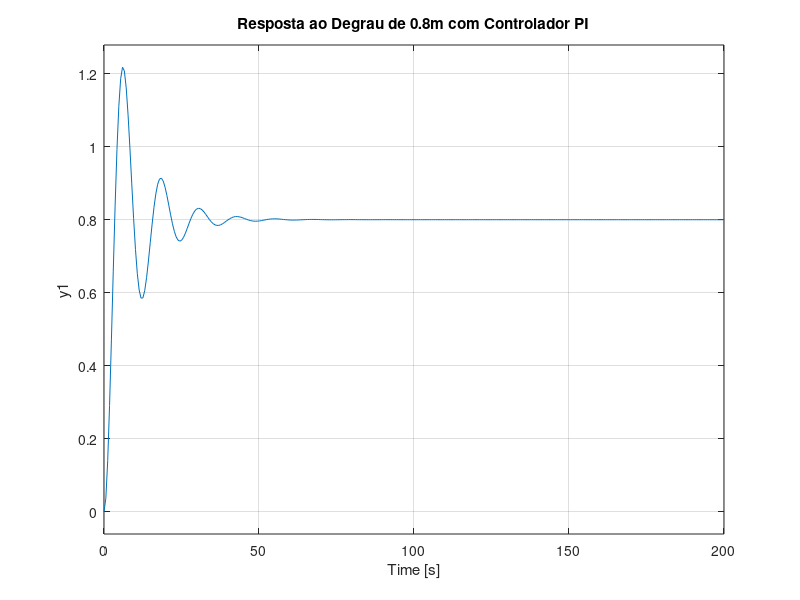

Here is the MATLAB script that generated this plot: (Note: this script raises an error after producing the figure.)
clear; clc; close all;

% Define 's' como a variável de Laplace (operador de transferência)
s = tf('s');

%% 1. Definição da Planta
% G(s) = 1,62 / (s^2 + 0,243*s + 0,006)
Kp_planta = 1.62;
den_planta_coefs = [1, 0.243, 0.006];
G = tf(Kp_planta, den_planta_coefs);

disp('F. Transf. da Planta G(s):');
disp(G);

%% 2. Requisitos de Desempenho
MS_desejado = 0.05; % 5%
tr_desejado = 8;    % 8s

disp(' ');
disp('Requisitos de Desempenho:');
fprintf('   --> Sobressinal (MS) < %.1f%%\n', MS_desejado*100);
fprintf('   --> Tempo de Subida (tr) < %.1fs\n', tr_desejado);

%% 3. Cálculo dos Polos Desejados
zeta_ideal = sqrt(log(MS_desejado)^2 / (pi^2 + log(MS_desejado)^2));
wn_ideal = (pi - acos(zeta_ideal)) / (tr_desejado * sqrt(1 - zeta_ideal^2));
polos_desejados = [-zeta_ideal*wn_ideal + 1j*wn_ideal*sqrt(1-zeta_ideal^2), ...
                   -zeta_ideal*wn_ideal - 1j*wn_ideal*sqrt(1-zeta_ideal^2)];

fprintf('\nFator de amortecimento ideal (zeta): %.3f\n', zeta_ideal);
fprintf('Frequência natural ideal (wn): %.3f rad/s\n', wn_ideal);
fprintf('Polos dominantes desejados: %.3f +/- j%.3f\n', real(polos_desejados(1)), imag(polos_desejados(1)));

%% 4. Projeto do Controlador PI
% C(s) = Kp + Ki/s
% O zero do controlador PI será posicionado para cancelar o polo mais lento da planta
% Polos da planta: roots([1, 0.243, 0.006]) = -0.0279 e -0.2151 -> polo mais lento é -0.0279.
% pensando em estabilidade posiciona-se o zero próximo ao polo mais lento, em -0.03.
zero_pi = -0.03;
polo_pi = 0; % ação integradora -> erro de regime nulo

% O controlador PI tem a forma C(s) = Kp * (s - zero_pi) / s
% A FT de MA C(s)G(s) = Kp * (s + 0.03) / s * (1.62 / (s^2 + 0.243s + 0.006))
% A equacao caracteristica é: 1 + C(s)G(s) = 0
% s * (s^2 + 0.243s + 0.006) + Kp * (s + 0.03) * 1.62 = 0
% s^3 + 0.243s^2 + 0.006s + 1.62*Kp*s + 1.62*Kp*0.03 = 0
% s^3 + 0.243s^2 + (0.006 + 1.62*Kp)s + 0.0486*Kp = 0

% A eq. caracteristica desejada é de 3 ordem, com os polos desejados e o polo remanescente da planta
polos_remanescentes = roots(den_planta_coefs);
polo_remanescente_planta = min(real(polos_remanescentes)); 

% Equação característica desejada: (s - p_desejado1)(s - p_desejado2)(s - p_remanescente)
polos_desejados_completo = [polos_desejados(1), polos_desejados(2), polo_remanescente_planta];
DCE = poly(polos_desejados_completo);

disp(' ');
disp('Equação Característica Desejada (DCE):');
fprintf('   s^3 + %.3fs^2 + %.3fs + %.3f = 0\n', DCE(2), DCE(3), DCE(4));

%% 5. Cálculo dos Ganhos Kp e Ki por Comparação de Coeficientes
% comparar a eq. real com a desejada: s^3 + 0.243s^2 + (0.006 + 1.62*Kp)s + 0.0486*Kp = 0
% s^3 + DCE(2)s^2 + DCE(3)s + DCE(4) = 0

% Calculando Kp
Kp = (DCE(3) - 0.006) / 1.62;

% Calculando Ki a partir de Kp e do termo constante
Ki = (0.0486 * Kp) / 1.62;

% safeguard de verificação
Ki_verificacao = Kp * (-zero_pi);

fprintf('\nGanhos do Controlador PI (Calculados):\n');
fprintf('   --> Ganho Proporcional (Kp): %.3f\n', Kp);
fprintf('   --> Ganho Integral (Ki): %.3f\n', Ki);
fprintf('   --> Ki_safeguard = %.3f\n', Ki_verificacao);


%% 6. Simulação e Resposta ao Degrau
% Controlador PI C(s)
C_PI = Kp + Ki/s;

% Sistema de MA
MF = feedback(C_PI * G, 1);

disp(' ');
disp('Resposta do Sistema em Malha Fechada com o Controlador PI:');
step(0.8 * MF); % Simulação para um degrau de 0.8m
title('Resposta ao Degrau de 0.8m com Controlador PI');
grid on;
stepinfo(0.8*MF)